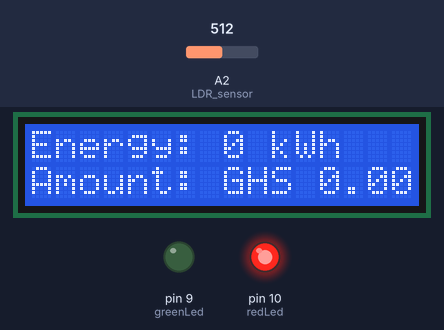
Recording of a sketch running on a simulated Arduino Uno, built with avr-gcc and run on an emulated ATmega328P. Parts: 16×2 character LCD, output pins drawn as LEDs (lit = HIGH). Inputs (shaded band) come from the test bench; at power-on: A2 (LDR_sensor) = 512. What the sketch prints to the serial monitor is not drawn.

Above: at 1.2 s.
1.3 s: A2 (LDR_sensor) set to 315
3.4 s: A2 (LDR_sensor) set to 290
At 5.1 s:
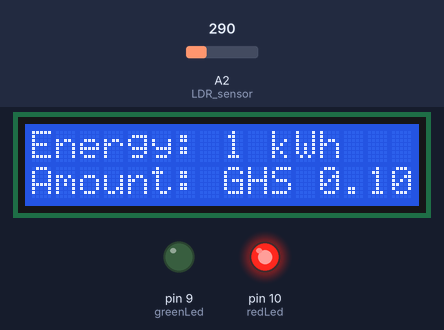
At 6.1 s:
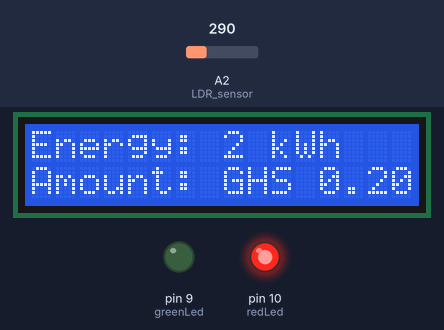
Timing chart, 0 to 7.6 s (numbered marks = the images above; inputs shaded):
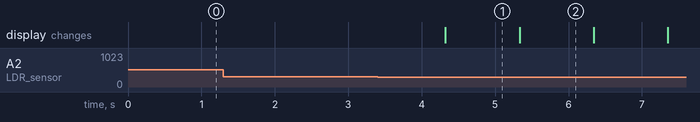

Measured:
- after the input at 1.3 s, every drawn part: stays the same
- after the input at 3.4 s, the display: changes after 0.92 s (image 1)
- what the display in image 1 shows lasts 1.0 s, from 4.3 s to 5.3 s

The sketch:

Smend.ino
```cpp
#include <LiquidCrystal.h>
#include <Wire.h>

// a basic DS1307 library - http://www.arduino.cc/playground/Code/Time
#include <String.h>

byte blinkCount = 0;   // 0-255
int threshold = 300;
boolean ledON = false; // ON=true, OFF=false
int kilowatt=0;
char str[5] = "kWh";
String info1 ="Your Total Energy Consumption:\nEnergy Spent:";// I want
//to pass the consumption and amount due as a string to GSM
String info2 = "kWh\nAmount Due: GHS";

double amount = 0;  //amount in cedis
String  currency = "Amount: GHS ";
String kWh_reading = "Energy: ";

String SMS;

LiquidCrystal lcd(12, 11, 5, 4, 3, 2);
int greenLed = 9;
int redLed = 10;


void setup() {

   lcd.begin(16, 2);  //initialize the 20*4 LCD
   lcd.setCursor(0,0);// set cursor to col 1 row 1

  // Configure I/O pins as input/output:
  pinMode(greenLed, OUTPUT); // Green LED
  pinMode(redLed, OUTPUT); // Red LED
  pinMode(A2, INPUT);  // LDR sensor

  // Set default states for output pins:
  digitalWrite(greenLed, LOW);  // Green LED off
  digitalWrite(redLed, HIGH); // Red LED on

  // Start serial communication with a PC:
  Serial.begin(9600);
}

void loop() {
 // Read LDR sensor (0-1023 = 0-5V):
  int val = analogRead(A2);
   Serial.print("Sensor Value is: ");
              Serial.print(val);
                      Serial.println("   ");
  // Notify relevant change with green LED:
  if ( val <= threshold){
    blinkCount++;

  if (blinkCount% 10 == 0)
      {
          //blinkCount = 0;
          kilowatt++;
          amount+= 0.0976;

          Serial.print("Sensor Value is: ");
          Serial.print(blinkCount);
          Serial.print("   ");
          Serial.println("");
          lcd.setCursor(0,0);
          //Serial.println(kilowatt);
          lcd.print (kWh_reading + kilowatt + " kWh");
          Serial.print(amount);
          lcd.setCursor(0,1);
          lcd.print(currency + amount );
      }


 }
     else
      {
        lcd.setCursor(0,0);
          lcd.print (kWh_reading + kilowatt + " kWh");
          lcd.setCursor(0,1);
          lcd.print(currency + amount );
      }


  // Wait 5 ms before next read (200 Hz sampling rate):
  delay(100);

}
```
